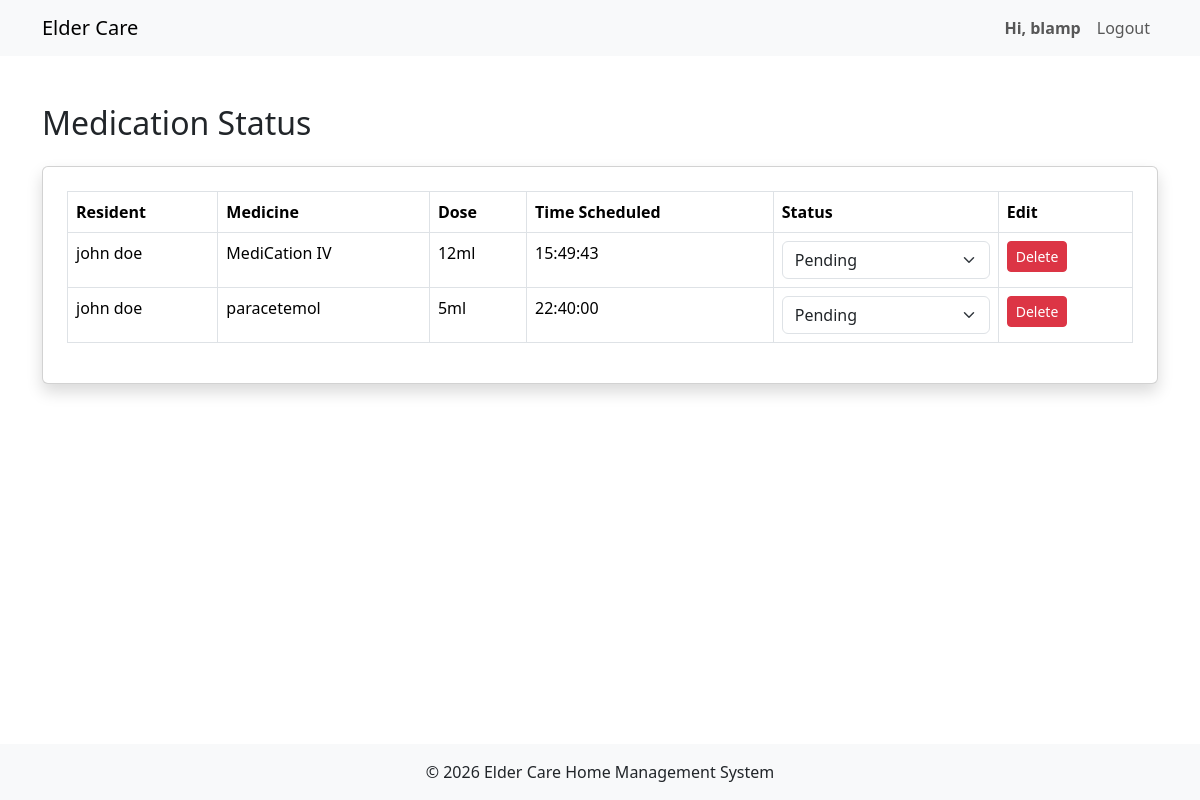
The app's page /caregivers/medication_status.php (signed in), older data.
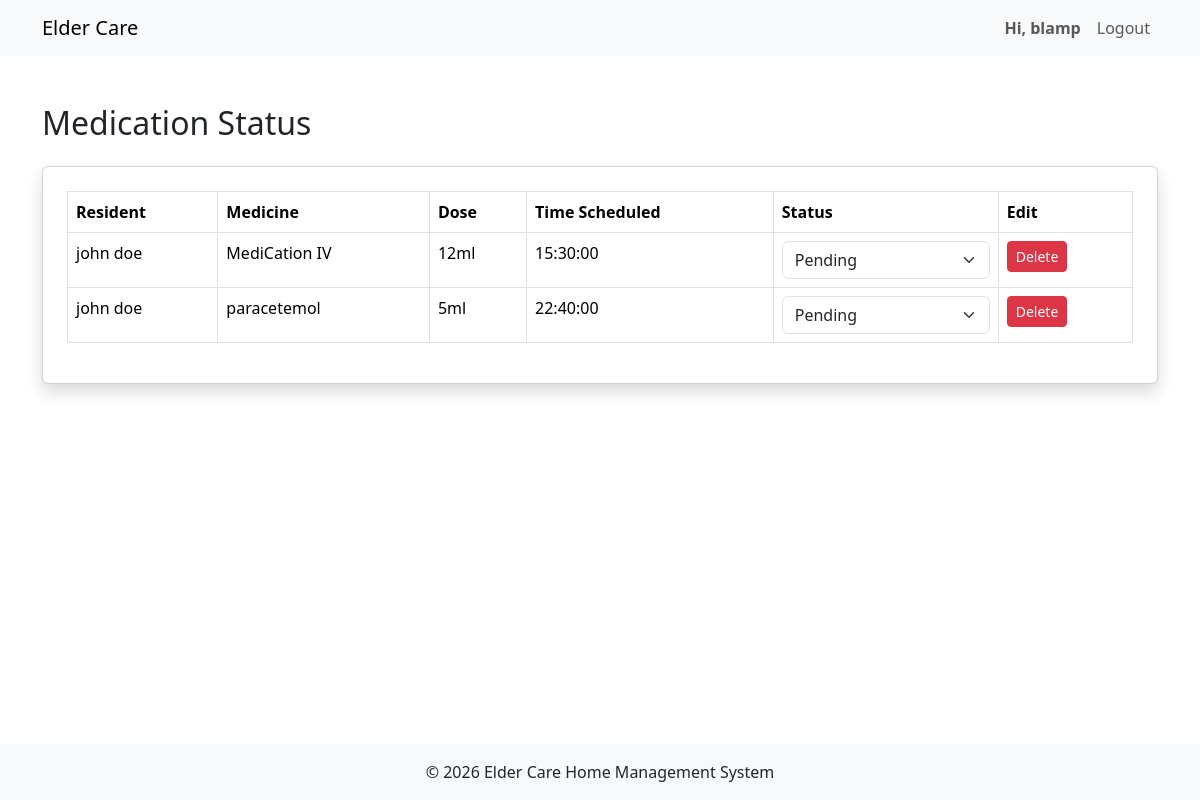
The same page, newer data.
### tables this page shows
CREATE TABLE `medication` (
  `medID` int(10) UNSIGNED NOT NULL,
  `residentSIN` varchar(9) NOT NULL,
  `empID` int(10) UNSIGNED NOT NULL,
  `medName` varchar(100) NOT NULL,
  `dose` varchar(50) NOT NULL,
  `timeScheduled` time NOT NULL,
  `dateCreated` datetime NOT NULL DEFAULT current_timestamp()
);

CREATE TABLE `resident` (
  `residentSIN` varchar(9) NOT NULL,
  `user_id` int(11) NOT NULL,
  `DoB` date DEFAULT NULL,
  `phone` varchar(15) DEFAULT NULL,
  `profilePhoto` text DEFAULT NULL,
  `ECname` text DEFAULT NULL,
  `ECphone` varchar(15) DEFAULT NULL,
  `ECemail` text DEFAULT NULL,
  `fname` varchar(50) DEFAULT NULL,
  `lname` varchar(50) DEFAULT NULL
);

### caregivers/medication_status.php (the view, shortened to what this page needs)
<?php
include '../includes/header.php';
require_once '../includes/db_connection.php';
$stmt = $conn->prepare("SELECT empID FROM caregiver WHERE user_id = ?");
$stmt->execute([$_SESSION['user_id']]);
$cgRow = $stmt->fetch();
$empID = $cgRow['empID'];
$stmt = $conn->prepare("SELECT m.residentSIN as rSIN, m.medName, m.timeScheduled,
                            r.fname, r.lname, m.dose, m.medID
                        FROM medication m
                        JOIN assignment a ON m.residentSIN = a.residentSIN
                        JOIN resident r ON a.residentSIN = r.residentSIN
                        WHERE a.empID = ?");
$stmt->execute([$empID]);
$rmeds = $stmt->fetchAll();
?>
<div class="container mt-5">
<h2 class="mb-4">Medication Status</h2>
<div class="card shadow p-4">
<table class="table table-bordered">
<thead>
<tr>
    <th>Resident</th>
    <th>Medicine</th>
    <th>Dose</th>
    <th>Time Scheduled</th>
    <th>Status</th>
    <th>Edit</th>
</tr>
</thead>
<tbody>
<?php foreach ($rmeds as $r): ?>
            <tr class="">
                <td><?= htmlspecialchars($r['fname'] . ' ' . $r['lname']) ?></td>
                <td><?= htmlspecialchars($r['medName']) ?></td>
                <td><?= htmlspecialchars($r['dose']) ?></td>
                <td><?= htmlspecialchars($r['timeScheduled']) ?></td>
                <form method="POST">
                <td>
                    <select class="form-select">
                        <option value="" selected>Pending</option>
                    </select>
                </td>
                <td>
                        <button type="submit" name="delete_acct"
                                class="btn btn-sm btn-danger">
                            Delete
                        </button>
                </td>
            </form>
            </tr>
<?php endforeach; ?>
</tbody>
</table>
</div>
</div>
<?php include '../includes/footer.php'; ?>

### includes/header.php (shortened to what this page needs)
<?php
$username = $_SESSION['username'] ?? '';
?>
<!doctype html>
<html lang="en">
  <head>
    <link href="https://cdn.jsdelivr.net/npm/bootstrap@5.3.8/dist/css/bootstrap.min.css" rel="stylesheet">
    <link rel="stylesheet" href="../assets/css/styles.css">
  </head>
 <body class="d-flex flex-column min-vh-100">
    <nav class="navbar navbar-expand-lg navbar-light bg-light">
    <div class="container">
        <a class="navbar-brand" href="<?= BASE_URL ?>">Elder Care</a>
        <div class="collapse navbar-collapse" id="navbarNav">
            <ul class="navbar-nav ms-auto">
                <?php if (isset($_SESSION['user_id'])): ?>
                    <li class="nav-item">
                        <a style="font-weight: bold;" class="nav-link">Hi, <?php echo htmlspecialchars($username); ?></a>
                    </li>
                    <li class="nav-item">
                        <a class="nav-link"  href="<?= BASE_URL ?>logout.php">Logout</a>
                    </li>
                <?php endif; ?>
            </ul>
        </div>
    </nav>
    <main class="flex-fill">

### includes/footer.php (shortened to what this page needs)
</main>
<footer class="bg-light text-center py-3 mt-5">
    <div class="container">
        <p class="mb-0">&copy; 2026 Elder Care Home Management System</p>
    </div>
</footer>
</body>
</html>

Row changes from the older to the newer data that the page shows:
changed medication "MediCation IV": timeScheduled "15:49:43" → "15:30:00"
